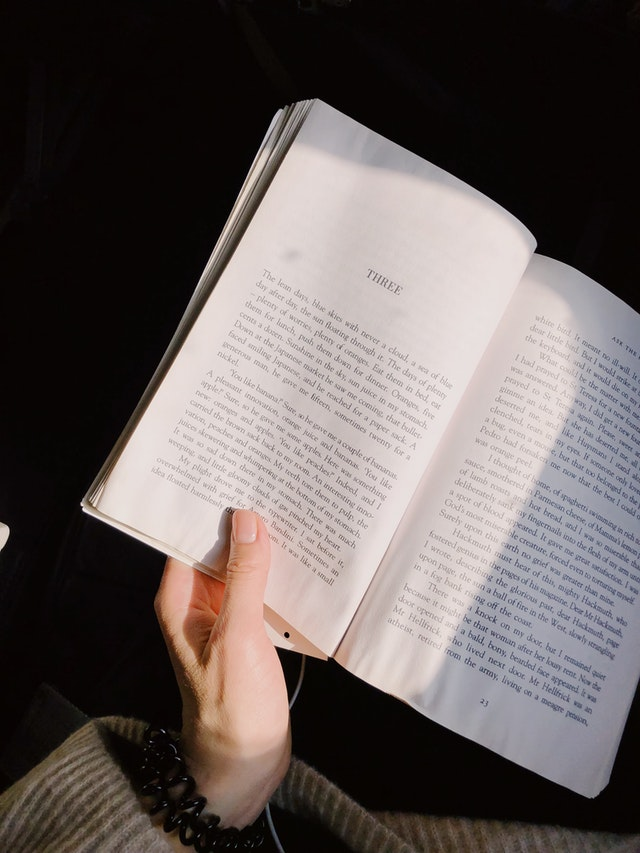
#> input picture data/Image_Processing_data/book.jpg, 640 x 853 px, found by its file name
$ jupyter execute --allow-errors Image_Processing_05.ipynb
#> lines starting #> are read from the running program, lines starting #| are printed output that depends on the picture; after the words box and inside, x2 and y2 are one past the last pixel; in counts of white or black regions, pixels touching at a corner belong together
# - 이미지 변형 (이진화)

[cell 1]
import numpy as np
import cv2

img_path = './Data/book.jpg'

[cell 2]
img = cv2.imread(img_path, cv2.IMREAD_GRAYSCALE)
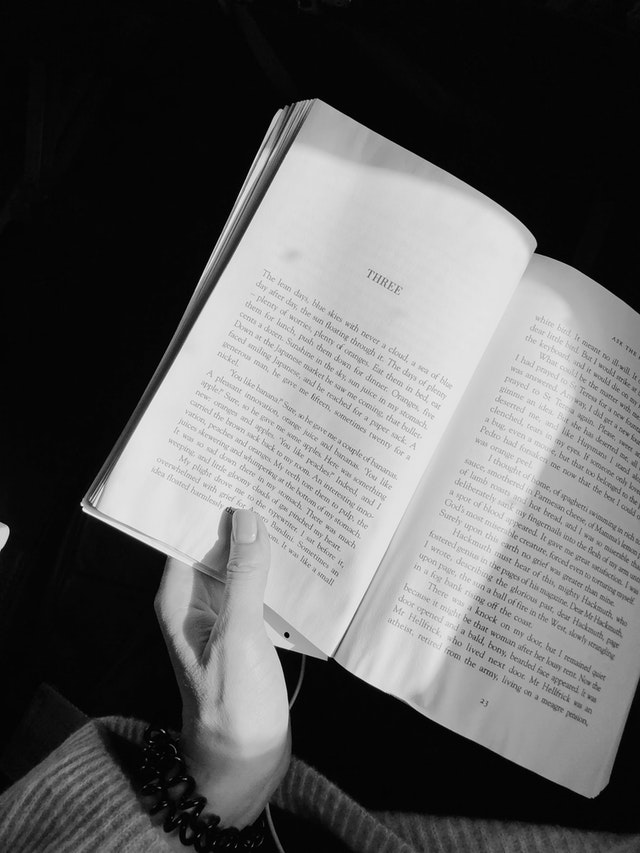
#> img: shape (853, 640); min 0, max 249, mean 94.8

ret, binary_img = cv2.threshold(img, 127, 255, cv2.THRESH_BINARY)
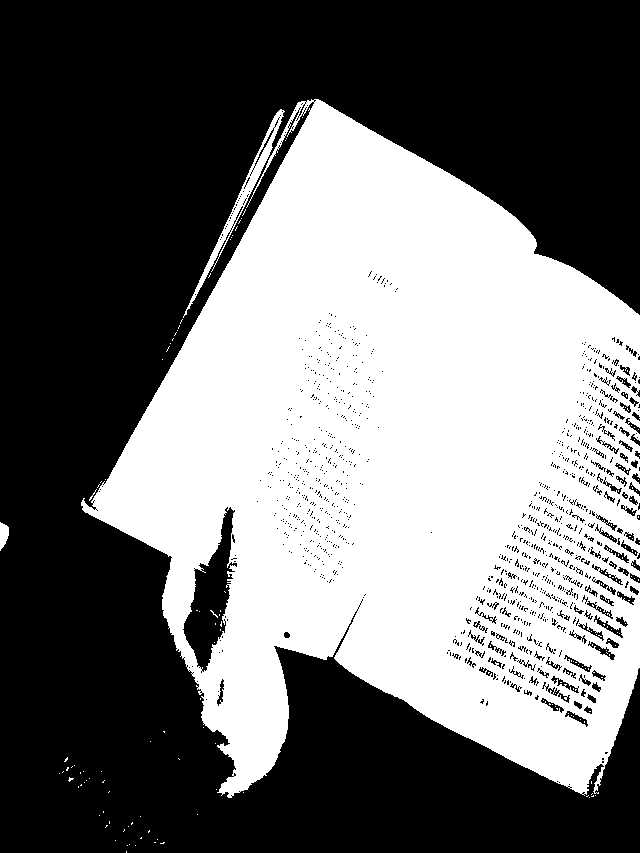
#> binary_img: shape (853, 640); 44.1% white; 190 white regions (187 under 20 px), largest, box (x1, y1, x2, y2) and area: (81, 99, 640, 798) 238350, (183, 109, 285, 318) 1652, (0, 522, 9, 551) 181

cv2.imshow('img', img)
cv2.imshow('binary_img', binary_img)
cv2.waitKey(0)
cv2.destroyAllWindows()

### Trackbar (값 변화에 따른 변형 확인)

[cell 3]
import cv2

def empty(pos):
    # pos : trackbark에서 받아오는 값
#     print(pos)
    pass

img = cv2.imread(img_path, cv2.IMREAD_GRAYSCALE)

name = 'Trackbar' # 빈 윈도우의 이름
cv2.namedWindow(name)

cv2.createTrackbar('threshold', name, 127, 255, empty) # bar 이름, 창의 이름, 초기값, 최대값, 이벤트 처리

while True:
    thresh = cv2.getTrackbarPos('threshold', name) # bar 이름, 창의 이름
    ret, binary = cv2.threshold(img, thresh, 255, cv2.THRESH_BINARY)
#> ret = 127

    if not ret:
        break

    cv2.imshow(name, binary)
    if cv2.waitKey(1) == ord('q'):
#> (key q is pressed here)
        break

cv2.destroyAllWindows()

### Adaptive Threshold (Trackbar 사용)

영역을 세분화해서 임계치 적용

[cell 4]
import cv2

def empty(pos):
    # pos : trackbark에서 받아오는 값
#     print(pos)
    pass

img = cv2.imread(img_path, cv2.IMREAD_GRAYSCALE)

name = 'Trackbar' # 빈 윈도우의 이름
cv2.namedWindow(name)

# bar 이름, 창의 이름, 초기값, 최대값, 이벤트 처리
cv2.createTrackbar('block_size', name, 25, 100, empty) # 1보다 큰 홀수
cv2.createTrackbar('c', name, 3, 10, empty) # 일반적으로 양수 사용

while True:
    block_size = cv2.getTrackbarPos('block_size', name)
    c = cv2.getTrackbarPos('c', name)

    # 1보다 작거나 같은 값일 경우 3으로 변경
    if block_size <= 1:
        block_size = 3

    # 짝수일 경우 홀수로 변경
    if block_size % 2 == 0:
        block_size += 1

    binary = cv2.adaptiveThreshold(img,
                                    255,
                                    cv2.ADAPTIVE_THRESH_MEAN_C,
                                    cv2.THRESH_BINARY,
                                    block_size,
                                    c)
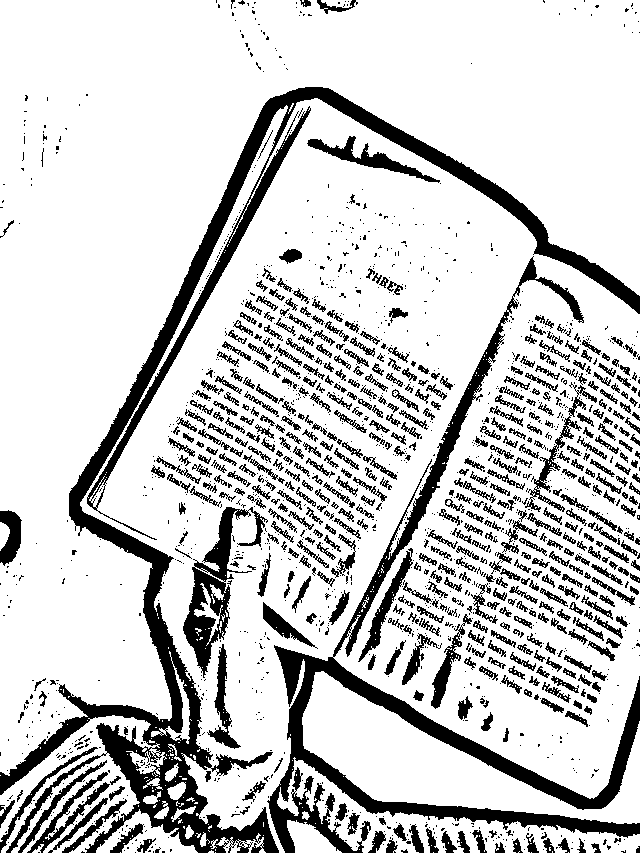
#> binary: shape (853, 640); 80.3% white; 1789 black regions (1251 under 20 px), largest, box (x1, y1, x2, y2) and area: (0, 87, 640, 853) 33068, (267, 256, 640, 853) 20197, (183, 507, 268, 678) 3876

    cv2.imshow(name, binary)
    if cv2.waitKey(1) == ord('q'):
#> (key q is pressed here)
        break

cv2.destroyAllWindows()

### 오츠 알고리즘

최적의 임계치 값을 찾는 알고리즘 - Bimodal Image 에 사용하기 적합

[cell 5]
import numpy as np
import cv2

img_path = './Data/book.jpg'

[cell 6]
img = cv2.imread(img_path, cv2.IMREAD_GRAYSCALE)

ret, binary_img = cv2.threshold(img, 127, 255, cv2.THRESH_BINARY)
ret, otsu = cv2.threshold(img, -1, 255, cv2.THRESH_BINARY | cv2.THRESH_OTSU)
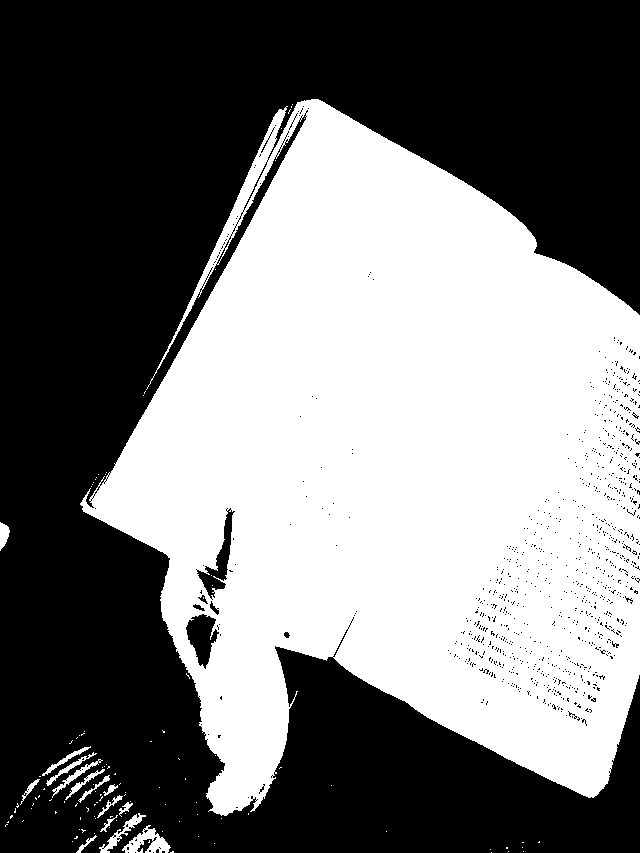
#> otsu: shape (853, 640); 46.9% white; 113 white regions (98 under 20 px), largest, box (x1, y1, x2, y2) and area: (80, 99, 640, 816) 253019, (122, 825, 171, 853) 630, (99, 813, 146, 853) 376
#> ret = 100
print('otsu threshold: ', ret)
#| otsu threshold:  100.0

cv2.imshow('img', img)
cv2.imshow('binary_img', binary_img)
cv2.imshow('otsu', otsu)

cv2.waitKey(0)
cv2.destroyAllWindows()

# - 이미지 변환 (팽창 Dilating)

이미지를 확장하여 작은 구멍을 채움

흰색 영역의 외곽 픽셀 주변에 흰색을 채움

[cell 7]
kernel = np.ones((3, 3), dtype = np.uint8)

# kernel 을 이용해 각 픽셀에 대해서 중심 픽셀 정보를 주변으로 팽창 시키는 작업
#> (the rest of this cell did not finish here and is left out)

# - 이미지 변환 (침식 Eroding)

이미지를 깎아서 노이즈 제거

흰색 영역의 외곽 픽셀 주변을 검은색으로 변경

[cell 8]
kernel = np.ones((3, 3), dtype = np.uint8)
print(kernel)

erode = cv2.erode(img, kernel, iterations = 1)
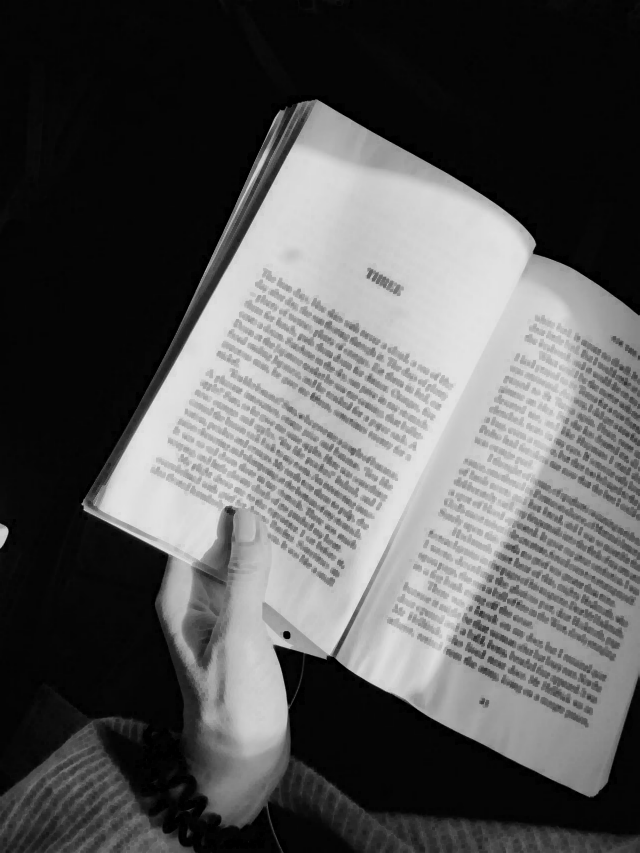
#> erode: shape (853, 640); min 0, max 228, mean 87.4
